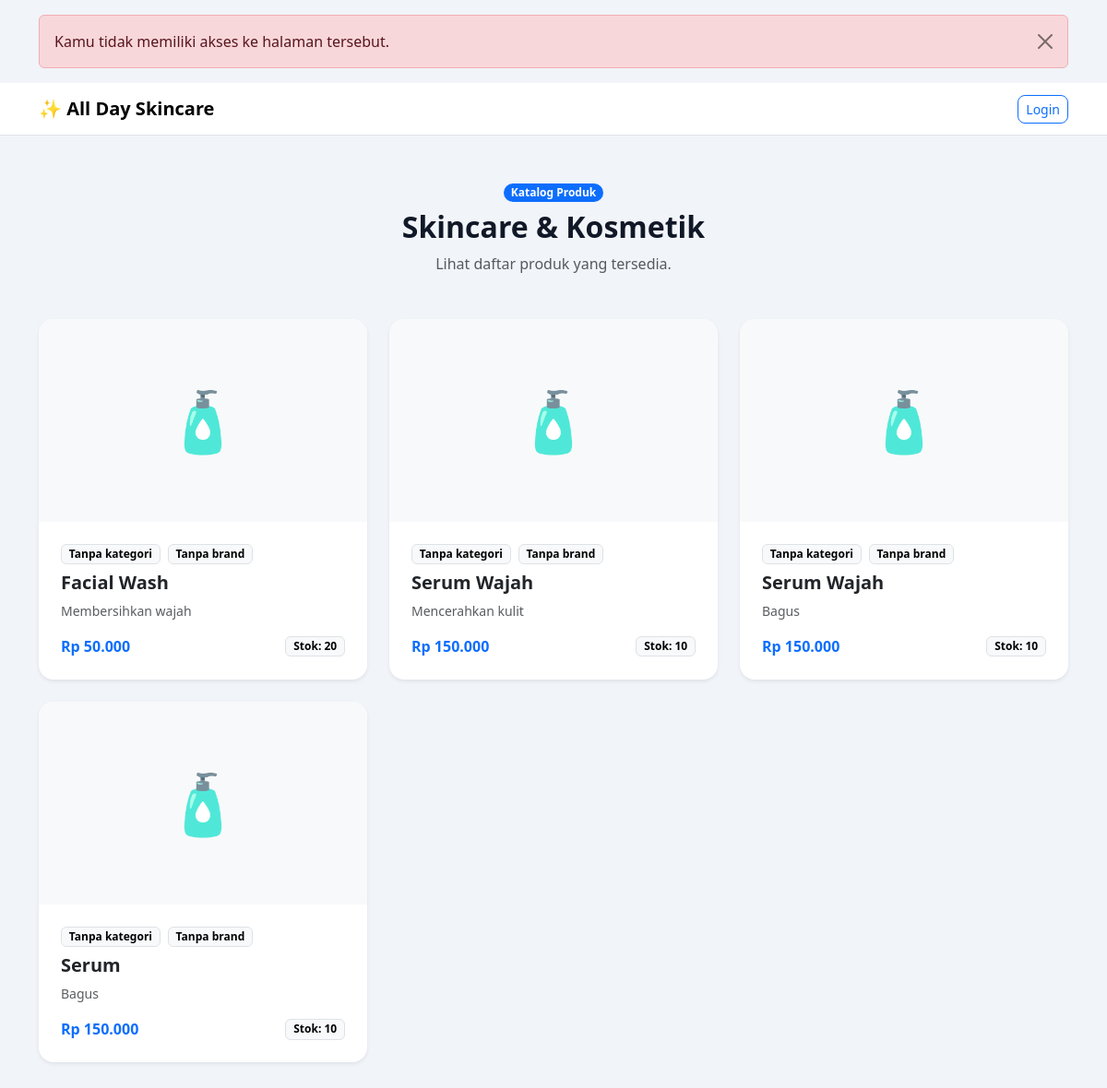
Screenshot of /toko-skincare/index.php?page=katalog&error=forbidden (signed in) with the database file from the repository.
### tables this page shows
CREATE TABLE `products` (
  `id_product` bigint(20) UNSIGNED NOT NULL,
  `nama_produk` varchar(150) NOT NULL,
  `deskripsi` text NOT NULL,
  `harga` decimal(12,2) NOT NULL,
  `stok` int(11) NOT NULL DEFAULT 0,
  `id_kategori` bigint(20) UNSIGNED DEFAULT NULL,
  `id_brand` bigint(20) UNSIGNED DEFAULT NULL,
  `gambar` varchar(255) NOT NULL,
  `created_at` timestamp NOT NULL DEFAULT current_timestamp(),
  `updated_at` timestamp NULL DEFAULT NULL
);

### toko-skincare/config/helpers.php (called while the page is built, shortened)
<?php
function e($value): string
{
    return htmlspecialchars((string) $value, ENT_QUOTES, 'UTF-8');
}
function rupiah($number): string
{
    return 'Rp ' . number_format((float) $number, 0, ',', '.');
}
function isLoggedIn(): bool
{
    return isset($_SESSION['user']);
}
function isAdmin(): bool
{
    return isset($_SESSION['user']['role']) && $_SESSION['user']['role'] === 'admin';
}

### toko-skincare/user/katalog.php (the view)
<?php
require_once __DIR__ . '/../config/helpers.php';
require_once __DIR__ . '/../config/koneksi.php';
$data = mysqli_query($conn, '
    SELECT products.*, categories.nama_kategori, brands.nama_brand
    FROM products
    LEFT JOIN categories ON categories.id_kategori = products.id_kategori
    LEFT JOIN brands ON brands.id_brand = products.id_brand
    ORDER BY products.id_product DESC
');
?>
<nav class="navbar navbar-expand-lg bg-white border-bottom">
    <div class="container">
        <a class="navbar-brand fw-bold" href="index.php">✨ All Day Skincare</a>
        <div class="d-flex gap-2">
            <?php if (isLoggedIn() && isAdmin()): ?>
                <a href="index.php?page=admin-dashboard" class="btn btn-primary btn-sm rounded-3">Dashboard</a>
            <?php else: ?>
                <a href="index.php?page=login" class="btn btn-outline-primary btn-sm rounded-3">Login</a>
            <?php endif; ?>
        </div>
    </div>
</nav>
<div class="container py-5">
    <div class="text-center mb-5">
        <span class="badge rounded-pill text-bg-primary mb-2">Katalog Produk</span>
        <h2 class="fw-bold">Skincare & Kosmetik</h2>
        <p class="text-muted mb-0">Lihat daftar produk yang tersedia.</p>
    </div>
    <div class="row g-4">
        <?php if ($data && mysqli_num_rows($data) > 0): ?>
            <?php while ($p = mysqli_fetch_assoc($data)): ?>
                <?php
                $image = $p['gambar'] ?? '-';
                $imagePath = ($image && $image !== '-') ? 'uploads/products/' . $image : '';
                ?>
                <div class="col-md-6 col-lg-4">
                    <div class="card border-0 shadow-sm rounded-4 h-100 card-hover overflow-hidden">
                        <?php if ($imagePath && file_exists(__DIR__ . '/../' . $imagePath)): ?>
                            <img src="<?= e($imagePath) ?>" alt="<?= e($p['nama_produk']) ?>" style="height: 220px; object-fit: cover;">
                        <?php else: ?>
                            <div class="d-flex align-items-center justify-content-center bg-light" style="height: 220px; font-size: 4rem;">🧴</div>
                        <?php endif; ?>
                        <div class="card-body p-4">
                            <div class="d-flex gap-2 flex-wrap mb-2">
                                <span class="badge text-bg-light border"><?= e($p['nama_kategori'] ?? 'Tanpa kategori') ?></span>
                                <span class="badge text-bg-light border"><?= e($p['nama_brand'] ?? 'Tanpa brand') ?></span>
                            </div>
                            <h5 class="fw-bold mb-2"><?= e($p['nama_produk']) ?></h5>
                            <p class="text-muted small mb-3"><?= e($p['deskripsi'] ?? 'Produk skincare berkualitas.') ?></p>
                            <div class="d-flex justify-content-between align-items-center">
                                <span class="fw-bold text-primary"><?= rupiah($p['harga']) ?></span>
                                <span class="badge text-bg-light border">Stok: <?= e($p['stok']) ?></span>
                            </div>
                        </div>
                    </div>
                </div>
            <?php endwhile; ?>
        <?php else: ?>
            <div class="col-12">
                <div class="alert alert-info text-center rounded-4">Belum ada produk yang tersedia.</div>
            </div>
        <?php endif; ?>
    </div>
</div>

### toko-skincare/layout/header.php (style rules this page uses)
:root { --primary: #6c63ff; --primary-soft: #ede9fe; --bg: #f1f4f9; --text-muted: #6b7280; }
body { background: var(--bg); color: #111827; }
.card { border-radius: 1rem; transition: .2s ease; }

### rows the page displays
products: nama_kategori "Tanpa kategori", nama_brand "Tanpa brand", nama_produk "Facial Wash", deskripsi "Membersihkan wajah", harga "Rp 50.000", stok "20"
products: nama_kategori "Tanpa kategori", nama_brand "Tanpa brand", nama_produk "Serum Wajah", deskripsi "Mencerahkan kulit", harga "Rp 150.000", stok "10"
products: nama_kategori "Tanpa kategori", nama_brand "Tanpa brand", nama_produk "Serum Wajah", deskripsi "Bagus", harga "Rp 150.000", stok "10"
products: nama_kategori "Tanpa kategori", nama_brand "Tanpa brand", nama_produk "Serum", deskripsi "Bagus", harga "Rp 150.000", stok "10"

### other values shown
$message "Kamu tidak memiliki akses ke halaman tersebut."
